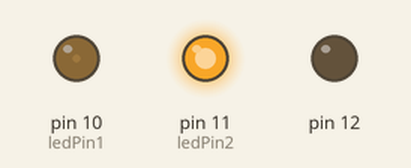
This sketch was run on a simulated Arduino Uno, built with avr-gcc and run on an emulated ATmega328P. Shown: output pins drawn as LEDs (lit = HIGH).

Above: at 0.05 s.
At 0.75 s:
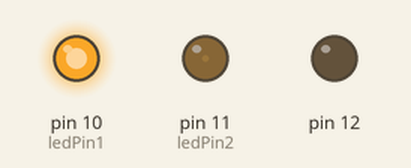
At 1.1 s:
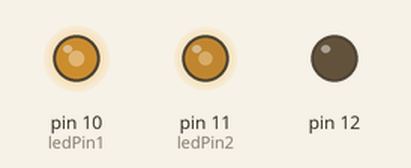
At 1.45 s:
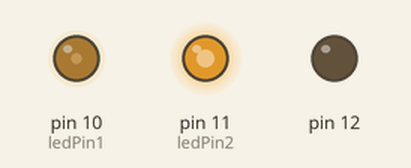
Timing chart, 0 to 4.2 s (numbered marks = the images above):
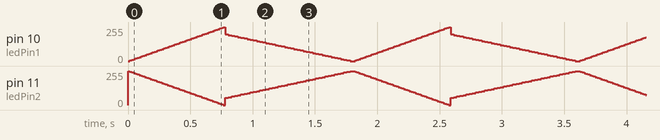

The sketch:

intdagarnapulseheart.ino
```cpp
#define ledPin1    10
#define ledPin2    11

void setup()
{
  pinMode(ledPin1, OUTPUT);
  pinMode(ledPin2, OUTPUT);
  pinMode(12, OUTPUT);
  digitalWrite(12, LOW);
}

void loop()
{
  for(int fadeValue = 0 ; fadeValue <= 255; fadeValue +=5) {
    analogWrite(ledPin1, fadeValue);
    analogWrite(ledPin2, 255-fadeValue);
    delay(15);
  }

  for(int fadeValue = 200 ; fadeValue >= 0; fadeValue -=5) {
    analogWrite(ledPin1, fadeValue);
    analogWrite(ledPin2, 255-fadeValue);
    delay(25);
  }
}
```
